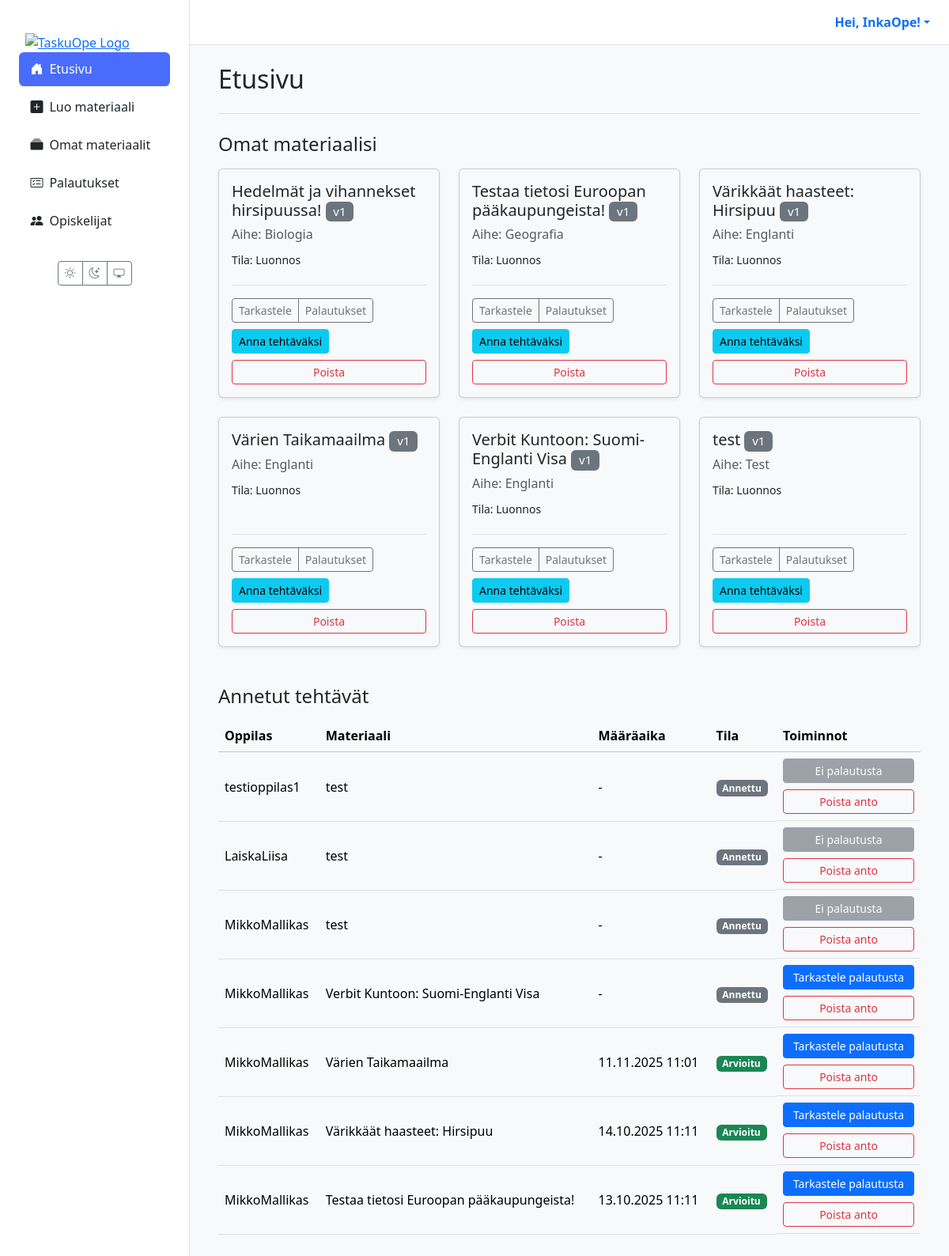
Page / (signed in) on the earlier database version.
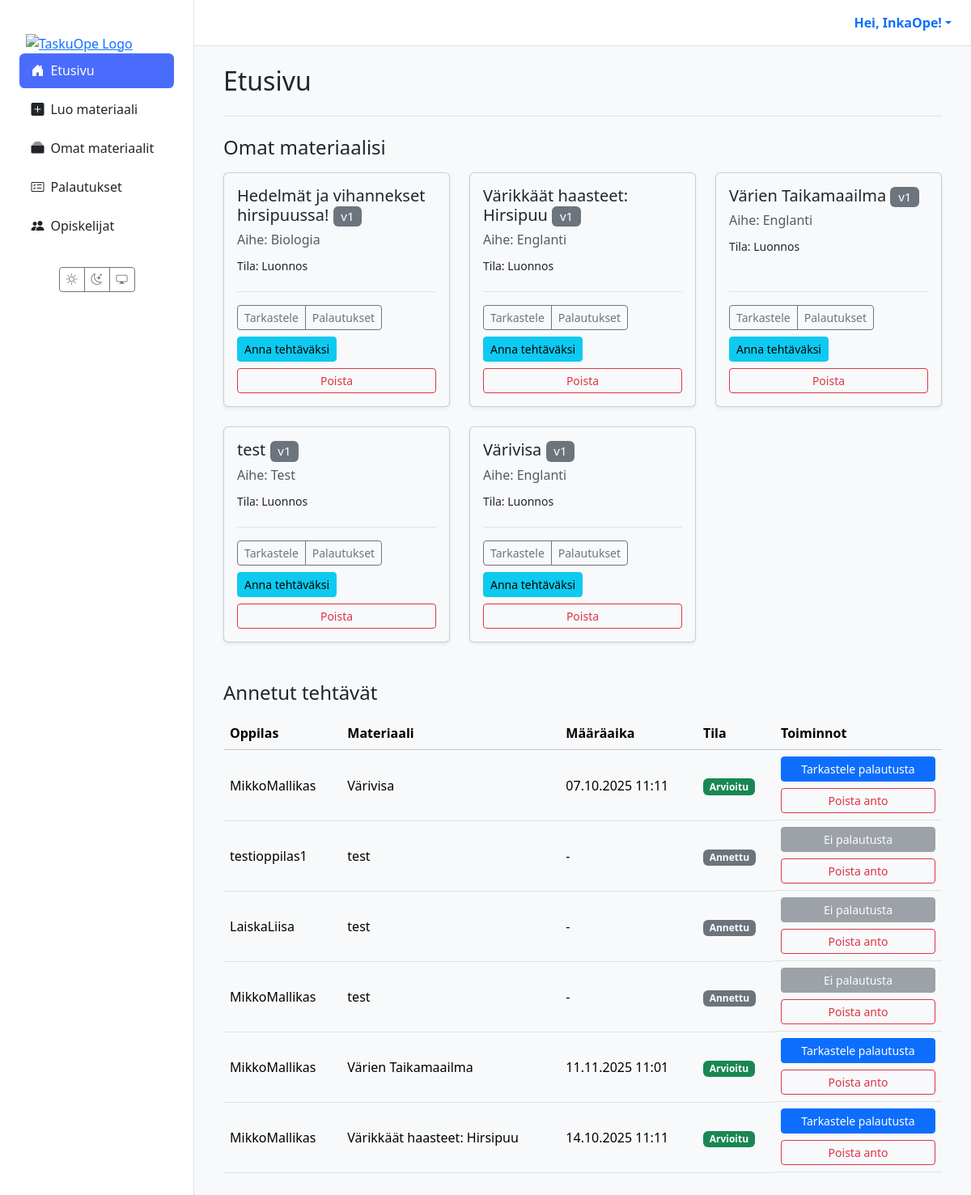
Same page on the later database version.
### users/models.py (models this page shows)
class CustomUser(AbstractUser):
    class Role(models.TextChoices):
        TEACHER = 'TEACHER', 'Teacher'
        STUDENT = 'STUDENT', 'Student'
    role = models.CharField(max_length=50, choices=Role.choices, default=Role.STUDENT)
    grade_class = models.PositiveSmallIntegerField(
        verbose_name="Luokka-aste",
        null=True,  # Salli tyhjä arvo (esim. opettajat)
        blank=True, # Ei pakollinen lomakkeissa
        choices=[(i, f"{i}. luokka") for i in range(1, 10)] # Valinnat 1-9
    )

### materials/models.py (models this page shows, shortened)
class Material(models.Model):
    class MaterialType(models.TextChoices):
        TASK = 'tehtävä', _('Tehtävä')
        LEARNING_MATERIAL = 'oppimateriaali', _('Oppimateriaali')
        TEST = 'testi', _('Testi')
        EXAM = 'koe', _('Koe')
        VIDEO = 'video', _('Video')
        GAME = 'peli', _('Peli')
    class Status(models.TextChoices):
        DRAFT = 'DRAFT', _('Luonnos')
        PENDING_APPROVAL = 'PENDING', _('Odottaa hyväksyntää')
        APPROVED = 'APPROVED', _('Hyväksytty')
        REJECTED = 'REJECTED', _('Hylätty')
    GRADE_CHOICES = [(str(i), f"{i}. luokka") for i in range(1, 7)]
    id = models.UUIDField(primary_key=True, default=uuid.uuid4, editable=False)
    title = models.CharField(max_length=255, verbose_name=_("Otsikko"))
    content = models.TextField(
        verbose_name=_("Sisältö"),
        help_text=_("Raakasisältö, esim. AI:n tuottama teksti.")
    )
    structured_content = models.JSONField(
        null=True,
        blank=True,
        verbose_name=_("Jäsennelty sisältö"),
        help_text=_("Esim. monivalinnat tai tehtävän rakenne JSON-muodossa.")
    )
    material_type = models.CharField(
        max_length=50,
        choices=MaterialType.choices,
        default=MaterialType.TASK,
        verbose_name=_("Materiaalin tyyppi"),
    )
    subject = models.CharField(max_length=100, null=True, blank=True, verbose_name=_("Aine"))
    grade_level = models.CharField(
        max_length=20,
        choices=GRADE_CHOICES,
        null=True,
        blank=True,
        verbose_name=_("Luokka-aste"),
    )
    audience = models.JSONField(
        null=True,
        blank=True,
        verbose_name=_("Kohderyhmä"),
        help_text=_("Esim. {'learning_styles': ['visuaalinen'], 'languages': ['fi']}")
    )
    author = models.ForeignKey(
        settings.AUTH_USER_MODEL,
        related_name='authored_materials',
        on_delete=models.CASCADE,
        limit_choices_to={'role': 'TEACHER'},
        verbose_name=_("Tekijä (opettaja)"),
    )
    prompt = models.ForeignKey(
        Prompt,
        on_delete=models.SET_NULL,
        null=True,
        blank=True,
        verbose_name=_("Kehoite"),
    )
    status = models.CharField(
        max_length=50,
        choices=Status.choices,
        default=Status.DRAFT,
        verbose_name=_("Tila"),
    )
    version = models.IntegerField(default=1, verbose_name=_("Versio"))
    parent = models.ForeignKey(
        'self',
        on_delete=models.SET_NULL,
        null=True,
        blank=True,
        related_name='versions',
        verbose_name=_("Edellinen versio"),
    )
    created_at = models.DateTimeField(auto_now_add=True, verbose_name=_("Luotu"))
    updated_at = models.DateTimeField(auto_now=True, verbose_name=_("Päivitetty"))
    class Meta:
        verbose_name = _("Materiaali")
        verbose_name_plural = _("Materiaalit")

class Assignment(models.Model):
    class Status(models.TextChoices):
        ASSIGNED = "ASSIGNED", _("Annettu")
        IN_PROGRESS = "IN_PROGRESS", _("Kesken")
        SUBMITTED = "SUBMITTED", _("Palautettu")
        GRADED = "GRADED", _("Arvioitu")
    id = models.UUIDField(primary_key=True, default=uuid.uuid4, editable=False)
    material = models.ForeignKey(Material, on_delete=models.CASCADE, verbose_name=_("Materiaali"))
    student = models.ForeignKey(
        settings.AUTH_USER_MODEL,
        related_name='assignments',
        on_delete=models.CASCADE,
        limit_choices_to={'role': 'STUDENT'},
        verbose_name=_("Oppilas"),
    )
    assigned_by = models.ForeignKey(
        settings.AUTH_USER_MODEL,
        related_name='assigned_tasks',
        on_delete=models.CASCADE,
        limit_choices_to={'role': 'TEACHER'},
        verbose_name=_("Antanut opettaja"),
    )
    due_at = models.DateTimeField(null=True, blank=True, verbose_name=_("Määräaika"))
    status = models.CharField(max_length=20, choices=Status.choices, default=Status.ASSIGNED, verbose_name=_("Tila"))
    draft_response = models.TextField(blank=True, null=True, verbose_name=_("Luonnosvastaus"))
    created_at = models.DateTimeField(auto_now_add=True, verbose_name=_("Luotu"))
    class Meta:
        constraints = [
            models.UniqueConstraint(fields=['material', 'student'], name='unique_assignment_per_student'),
        ]
        indexes = [
            models.Index(fields=['status']),
            models.Index(fields=['due_at']),
            models.Index(fields=['student']),
            models.Index(fields=['assigned_by']),
        ]
        verbose_name = _("Tehtävänanto")
        verbose_name_plural = _("Tehtävänannot")

### materials/views.py (the view, shortened to what this page needs)
# urls.py: path("", views.dashboard_view, name='dashboard'),
@login_required(login_url='kirjaudu')
def dashboard_view(request):
    user = request.user
    if user.role == 'TEACHER':
        materials = Material.objects.filter(author=user)
        assignments = (
            Assignment.objects
            .filter(assigned_by=user)
            .select_related('material', 'student')
            .order_by('-created_at')
        )
        context = {'materials': materials, 'assignments': assignments}
        return render(request, 'dashboard/teacher.html', context)
    return redirect('kirjaudu')

### templates/dashboard/teacher.html (shortened to what this page needs)
{% extends 'partials/base.html' %}
{% load static %}
{% block content %}
<div class="container-fluid">
  <div class="mb-4 border-bottom pb-3">
    <h1 class="h2">Etusivu</h1>
  </div>
  <section class="materials-list mb-5">
    <h2 class="h4 mb-3">Omat materiaalisi</h2>
    <div class="row row-cols-1 row-cols-md-2 row-cols-xl-3 g-4">
      {% for m in materials %}
      <div class="col">
        <div class="card h-100 shadow-sm">
          <div class="card-body d-flex flex-column">
            <h5 class="card-title">
              {{ m.title }} <span class="badge bg-secondary fw-normal">v{{ m.version }}</span>
            </h5>
            <p class="card-subtitle mb-2 text-muted">Aihe: {{ m.subject|default:'Ei määritelty' }}</p>
            <p class="card-text"><small>Tila: {{ m.get_status_display }}</small></p>
            <div class="mt-auto pt-3 border-top">
              <div class="d-flex justify-content-between align-items-center flex-wrap gap-2">
                <div class="btn-group">
                  <a class="btn btn-sm btn-outline-secondary" href="{% url 'material_detail' material_id=m.id %}">Tarkastele</a>
                  <a class="btn btn-sm btn-outline-secondary" href="{% url 'view_submissions' material_id=m.id %}">Palautukset</a>
                </div>
                <a class="btn btn-sm btn-info" href="{% url 'assign_material' material_id=m.id %}">Anna tehtäväksi</a>
              </div>
              <div class="d-grid mt-2">
                <button type="button"
                        class="btn btn-sm btn-outline-danger"
                        data-bs-toggle="modal"
                        data-bs-target="#confirmDeleteModal"
                        data-title="{{ m.title }}"
                        data-action="{% url 'delete_material' material_id=m.id %}">
                  Poista
                </button>
              </div>
            </div>
          </div>
        </div>
      </div>
      {% endfor %}
    </div>
  </section>
  <section class="assignments-list" id="annetut-tehtavat">
    <h2 class="h4 mb-3">Annetut tehtävät</h2>
    <table class="table table-hover align-middle tasks">
      <thead class="table-light">
        <tr>
          <th scope="col">Oppilas</th>
          <th scope="col">Materiaali</th>
          <th scope="col">Määräaika</th>
          <th scope="col">Tila</th>
          <th scope="col">Toiminnot</th>
        </tr>
      </thead>
      <tbody>
        {% for assignment in assignments %}
        <tr>
          <td data-label="Oppilas">{{ assignment.student.get_full_name|default:assignment.student.username }}</td>
          <td data-label="Materiaali">{{ assignment.material.title }}</td>
          <td data-label="Määräaika">{{ assignment.due_at|date:"d.m.Y H:i"|default:"-" }}</td>
          <td data-label="Tila">
            <span class="badge
              {% if assignment.status == 'GRADED' %}bg-success
              {% elif assignment.status == 'SUBMITTED' %}bg-primary
              {% elif assignment.status == 'IN_PROGRESS' %}bg-warning text-dark
              {% else %}bg-secondary{% endif %}">
              {{ assignment.get_status_display }}
            </span>
          </td>
          <td data-label="Toiminnot" class="d-grid gap-2">
            {% with sub=assignment.submissions.last %}
              {% if sub %}
                <a class="btn btn-sm btn-primary" href="{% url 'grade_submission' submission_id=sub.id %}">
                  Tarkastele palautusta
                </a>
              {% else %}
                <button class="btn btn-sm btn-secondary" disabled>Ei palautusta</button>
              {% endif %}
            {% endwith %}
            <button type="button"
                    class="btn btn-sm btn-outline-danger"
                    data-bs-toggle="modal"
                    data-bs-target="#confirmUnassignModal"
                    data-title="{{ assignment.material.title }} – {{ assignment.student.get_full_name|default:assignment.student.username }}"
                    data-action="{% url 'unassign' assignment_id=assignment.id %}">
              Poista anto
            </button>
          </td>
        </tr>
        {% empty %}
        <tr>
          <td colspan="5" class="text-center">
            <div class="alert alert-secondary mb-0">Et ole vielä antanut yhtään tehtävää.</div>
          </td>
        </tr>
        {% endfor %}
      </tbody>
    </table>
  </section>
</div>
{% endblock %}

### templates/partials/base.html (shortened to what this page needs)
{% load static %}
<!DOCTYPE html>
<html lang="fi" data-bs-theme="light">
<head>
  <link href="https://cdn.jsdelivr.net/npm/bootstrap@5.3.2/dist/css/bootstrap.min.css" rel="stylesheet">
  <link rel="stylesheet" href="https://cdn.jsdelivr.net/npm/bootstrap-icons@1.11.3/font/bootstrap-icons.min.css">
  <link rel="stylesheet" href="{% static 'css/style.css' %}">
</head>
<body>
  <div class="main-layout-container">
    <aside class="sidebar d-none d-lg-flex flex-column">
      <div class="flex-column w-100">
        <a href="{% url 'dashboard' %}" class="px-3 pt-3 d-block"><img src="{% static 'images/logo1.png' %}" alt="TaskuOpe Logo" class="img-fluid"></a>
        {% with nm=request.resolver_match.url_name %}
        <nav class="nav nav-pills flex-column mb-4 px-2">
          <a href="{% url 'dashboard' %}" class="nav-link {% if nm == 'dashboard' %}active{% endif %}"><i class="bi bi-house-door-fill me-2"></i>Etusivu</a>
          {% if request.user.is_authenticated and request.user.role == 'STUDENT' %}
            <a href="{% url 'student_assignments' %}" class="nav-link {% if nm == 'student_assignments' %}active{% endif %}"><i class="bi bi-list-check me-2"></i>Omat tehtävät</a>
            <a href="{% url 'student_games' %}" class="nav-link {% if nm == 'student_games' %}active{% endif %}"><i class="bi bi-controller me-2"></i>Pelit</a>
            <a href="{% url 'student_grades' %}" class="nav-link {% if nm == 'student_grades' %}active{% endif %}"><i class="bi bi-award me-2"></i>Palautukset & arvioinnit</a>
          {% elif request.user.is_authenticated and request.user.role == 'TEACHER' %}
            <a href="{% url 'create_material' %}" class="nav-link {% if nm == 'create_material' %}active{% endif %}"><i class="bi bi-plus-square-fill me-2"></i>Luo materiaali</a>
            <a href="{% url 'material_list' %}" class="nav-link {% if nm == 'material_list' %}active{% endif %}"><i class="bi bi-collection-fill me-2"></i>Omat materiaalit</a>
            <a href="{% url 'view_all_submissions' %}" class="nav-link {% if nm == 'view_all_submissions' %}active{% endif %}"><i class="bi bi-card-checklist me-2"></i>Palautukset</a>
            <a href="{% url 'teacher_student_list' %}" class="nav-link {% if nm == 'teacher_student_list' %}active{% endif %}"><i class="bi bi-people-fill me-2"></i>Opiskelijat</a>
          {% endif %}
        </nav>
        {% endwith %}
        <div class="mt-auto text-center pb-3">
          <div class="btn-group"><button id="theme-light" class="btn btn-outline-secondary btn-sm"><i class="bi bi-sun"></i></button><button id="theme-dark" class="btn btn-outline-secondary btn-sm"><i class="bi bi-moon-stars"></i></button><button id="theme-system" class="btn btn-outline-secondary btn-sm"><i class="bi bi-display"></i></button></div>
        </div>
      </div>
    </aside>
    <div class="main-content-wrapper">
      <header class="main-header d-none d-lg-flex justify-content-end align-items-center px-4 py-3">
        <div class="dropdown">
          <a href="#" class="d-flex align-items-center text-decoration-none dropdown-toggle" data-bs-toggle="dropdown">
            <strong>Hei, {{ user.get_full_name|default:user.username }}!</strong>
          </a>
        </div>
      </header>
      <main class="page-content">
        {% block content %}{% endblock %}
      </main>
    </div>
  </div>
</body>
</html>

### TaskuOpe/static/css/style.css (style rules this page uses)
:root { --sidebar-width: 240px; }
[data-bs-theme="light"] { --bg-color: #f8f9fa; --card-bg-color: #ffffff; --text-color: #212529; --border-color: #dee2e6; --bs-body-bg: var(--bg-color); --bs-body-color: var(--text-color); --bs-border-color: var(--border-color); --bs-card-bg: var(--card-bg-color); }
html, body { height: 100%; overflow: hidden; }
.main-layout-container { display: flex; flex-direction: row; height: 100%; width: 100%; background-color: var(--bs-body-bg); }
.sidebar { width: var(--sidebar-width); flex-shrink: 0; height: 100vh; overflow-y: auto; background-color: var(--card-bg-color); border-right: 1px solid var(--border-color); padding: 1.5rem 1rem; }
.main-content-wrapper { flex-grow: 1; display: flex; flex-direction: column; height: 100vh; overflow: hidden; }
.main-header { flex-shrink: 0; background-color: var(--card-bg-color); border-bottom: 1px solid var(--border-color); padding: 0.75rem 1.5rem; }
.page-content { flex-grow: 1; overflow-y: auto; padding: 1.5rem; }
.sidebar .nav-link { color: var(--text-color); font-weight: 500; padding: 0.6rem 0.9rem; border-radius: 0.4rem; margin-bottom: 0.3rem; transition: background 0.2s; }
.sidebar .nav-link.active { background-color: #4a6cfd; color: #fff; }
.card-body, #markdown-preview { display: flow-root; }
#markdown-preview h1, .card-body h1, #markdown-preview h2, .card-body h2, #markdown-preview h3, .card-body h3, #markdown-preview h4, .card-body h4, #markdown-preview p, .card-body p, #markdown-preview ul, .card-body ul, #markdown-preview ol, .card-body ol, #markdown-preview blockquote, .card-body blockquote { margin-bottom: 1.25rem; }
:root { --taskuope-font-sans: system-ui, -apple-system, "Segoe UI", Roboto, "Helvetica Neue", Arial, sans-serif; }

Differences in the rows shown:
removed Material: title "Testaa tietosi Euroopan pääkaupungeista!", version "1", subject "Geografia", status "Luonnos"
removed Material: title "Verbit Kuntoon: Suomi-Englanti Visa", version "1", subject "Englanti", status "Luonnos"
removed Assignment: student.get_full_name "MikkoMallikas", material "Verbit Kuntoon: Suomi-Englanti Visa", due_at "-", status "Annettu", shows "Tarkastele palautusta"
removed Assignment: student.get_full_name "MikkoMallikas", material "Testaa tietosi Euroopan pääkaupungeista!", due_at "13.10.2025 11:11", status "Arvioitu", shows "Tarkastele palautusta"
added Material: title "Värivisa", version "1", subject "Englanti", status "Luonnos"
added Assignment: student.get_full_name "MikkoMallikas", material "Värivisa", due_at "07.10.2025 11:11", status "Arvioitu", shows "Tarkastele palautusta"
